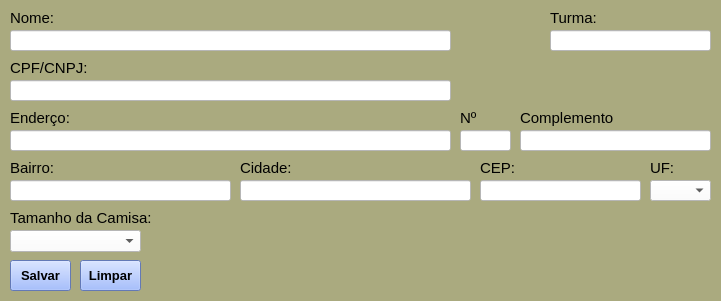
<?xml version="1.0" encoding="UTF-8"?>
<ui version="4.0">
 <class>editwindow</class>
 <widget class="QMainWindow" name="editwindow">
  <property name="geometry">
   <rect>
    <x>0</x>
    <y>0</y>
    <width>721</width>
    <height>301</height>
   </rect>
  </property>
  <property name="windowTitle">
   <string>Banco de Dados Treinamento Scoper - Editar Aluno</string>
  </property>
  <property name="windowIcon">
   <iconset>
    <normaloff>logo A.png</normaloff>logo A.png</iconset>
  </property>
  <property name="styleSheet">
   <string notr="true">background-color: rgb(170, 170, 127);</string>
  </property>
  <widget class="QWidget" name="centralwidget">
   <widget class="QLineEdit" name="txbairro">
    <property name="geometry">
     <rect>
      <x>10</x>
      <y>180</y>
      <width>221</width>
      <height>21</height>
     </rect>
    </property>
    <property name="font">
     <font>
      <family>Arial</family>
     </font>
    </property>
    <property name="styleSheet">
     <string notr="true">background-color: rgb(255, 255, 255);</string>
    </property>
   </widget>
   <widget class="QLineEdit" name="txnomealuno">
    <property name="geometry">
     <rect>
      <x>10</x>
      <y>30</y>
      <width>441</width>
      <height>21</height>
     </rect>
    </property>
    <property name="font">
     <font>
      <family>Arial</family>
     </font>
    </property>
    <property name="styleSheet">
     <string notr="true">background-color: rgb(255, 255, 255);</string>
    </property>
   </widget>
   <widget class="QLabel" name="label_2">
    <property name="geometry">
     <rect>
      <x>10</x>
      <y>60</y>
      <width>121</width>
      <height>16</height>
     </rect>
    </property>
    <property name="font">
     <font>
      <family>Arial</family>
      <pointsize>11</pointsize>
     </font>
    </property>
    <property name="styleSheet">
     <string notr="true"/>
    </property>
    <property name="text">
     <string>CPF/CNPJ:</string>
    </property>
   </widget>
   <widget class="QLineEdit" name="txcep_2">
    <property name="geometry">
     <rect>
      <x>550</x>
      <y>30</y>
      <width>161</width>
      <height>21</height>
     </rect>
    </property>
    <property name="font">
     <font>
      <family>Arial</family>
     </font>
    </property>
    <property name="styleSheet">
     <string notr="true">background-color: rgb(255, 255, 255);</string>
    </property>
   </widget>
   <widget class="QLabel" name="label">
    <property name="geometry">
     <rect>
      <x>10</x>
      <y>10</y>
      <width>121</width>
      <height>16</height>
     </rect>
    </property>
    <property name="font">
     <font>
      <family>Arial</family>
      <pointsize>11</pointsize>
     </font>
    </property>
    <property name="styleSheet">
     <string notr="true"/>
    </property>
    <property name="text">
     <string>Nome:</string>
    </property>
   </widget>
   <widget class="QLabel" name="label_13">
    <property name="geometry">
     <rect>
      <x>550</x>
      <y>10</y>
      <width>121</width>
      <height>16</height>
     </rect>
    </property>
    <property name="font">
     <font>
      <family>Arial</family>
      <pointsize>11</pointsize>
     </font>
    </property>
    <property name="styleSheet">
     <string notr="true"/>
    </property>
    <property name="text">
     <string>Turma:</string>
    </property>
   </widget>
   <widget class="QLabel" name="label_5">
    <property name="geometry">
     <rect>
      <x>520</x>
      <y>110</y>
      <width>121</width>
      <height>16</height>
     </rect>
    </property>
    <property name="font">
     <font>
      <family>Arial</family>
      <pointsize>11</pointsize>
     </font>
    </property>
    <property name="styleSheet">
     <string notr="true"/>
    </property>
    <property name="text">
     <string>Complemento</string>
    </property>
   </widget>
   <widget class="QLineEdit" name="txcomplemento">
    <property name="geometry">
     <rect>
      <x>520</x>
      <y>130</y>
      <width>191</width>
      <height>21</height>
     </rect>
    </property>
    <property name="font">
     <font>
      <family>Arial</family>
     </font>
    </property>
    <property name="styleSheet">
     <string notr="true">background-color: rgb(255, 255, 255);</string>
    </property>
   </widget>
   <widget class="QLineEdit" name="txcidade">
    <property name="geometry">
     <rect>
      <x>240</x>
      <y>180</y>
      <width>231</width>
      <height>21</height>
     </rect>
    </property>
    <property name="font">
     <font>
      <family>Arial</family>
     </font>
    </property>
    <property name="styleSheet">
     <string notr="true">background-color: rgb(255, 255, 255);</string>
    </property>
   </widget>
   <widget class="QLabel" name="label_7">
    <property name="geometry">
     <rect>
      <x>650</x>
      <y>160</y>
      <width>121</width>
      <height>16</height>
     </rect>
    </property>
    <property name="font">
     <font>
      <family>Arial</family>
      <pointsize>11</pointsize>
     </font>
    </property>
    <property name="styleSheet">
     <string notr="true"/>
    </property>
    <property name="text">
     <string>UF:</string>
    </property>
   </widget>
   <widget class="QComboBox" name="comboBoxC">
    <property name="geometry">
     <rect>
      <x>10</x>
      <y>230</y>
      <width>131</width>
      <height>22</height>
     </rect>
    </property>
    <property name="font">
     <font>
      <family>Arial</family>
     </font>
    </property>
    <property name="styleSheet">
     <string notr="true">background-color: rgb(255, 255, 255);</string>
    </property>
    <item>
     <property name="text">
      <string/>
     </property>
    </item>
    <item>
     <property name="text">
      <string>PP</string>
     </property>
    </item>
    <item>
     <property name="text">
      <string>P</string>
     </property>
    </item>
    <item>
     <property name="text">
      <string>M</string>
     </property>
    </item>
    <item>
     <property name="text">
      <string>G</string>
     </property>
    </item>
    <item>
     <property name="text">
      <string>GG</string>
     </property>
    </item>
    <item>
     <property name="text">
      <string>XG</string>
     </property>
    </item>
    <item>
     <property name="text">
      <string>XGG</string>
     </property>
    </item>
   </widget>
   <widget class="QLineEdit" name="txCPF_CNPJ">
    <property name="geometry">
     <rect>
      <x>10</x>
      <y>80</y>
      <width>441</width>
      <height>21</height>
     </rect>
    </property>
    <property name="font">
     <font>
      <family>Arial</family>
     </font>
    </property>
    <property name="styleSheet">
     <string notr="true">background-color: rgb(255, 255, 255);</string>
    </property>
   </widget>
   <widget class="QLineEdit" name="txnumero">
    <property name="geometry">
     <rect>
      <x>460</x>
      <y>130</y>
      <width>51</width>
      <height>21</height>
     </rect>
    </property>
    <property name="font">
     <font>
      <family>Arial</family>
     </font>
    </property>
    <property name="styleSheet">
     <string notr="true">background-color: rgb(255, 255, 255);</string>
    </property>
   </widget>
   <widget class="QLabel" name="label_9">
    <property name="geometry">
     <rect>
      <x>240</x>
      <y>160</y>
      <width>121</width>
      <height>16</height>
     </rect>
    </property>
    <property name="font">
     <font>
      <family>Arial</family>
      <pointsize>11</pointsize>
     </font>
    </property>
    <property name="styleSheet">
     <string notr="true"/>
    </property>
    <property name="text">
     <string>Cidade:</string>
    </property>
   </widget>
   <widget class="QLabel" name="label_8">
    <property name="geometry">
     <rect>
      <x>10</x>
      <y>210</y>
      <width>161</width>
      <height>16</height>
     </rect>
    </property>
    <property name="font">
     <font>
      <family>Arial</family>
      <pointsize>11</pointsize>
     </font>
    </property>
    <property name="styleSheet">
     <string notr="true"/>
    </property>
    <property name="text">
     <string>Tamanho da Camisa:</string>
    </property>
   </widget>
   <widget class="QComboBox" name="comboBoxUF">
    <property name="geometry">
     <rect>
      <x>650</x>
      <y>180</y>
      <width>61</width>
      <height>21</height>
     </rect>
    </property>
    <property name="font">
     <font>
      <family>Arial</family>
     </font>
    </property>
    <property name="styleSheet">
     <string notr="true">background-color: rgb(255, 255, 255);
selection-color: rgb(228, 240, 255);</string>
    </property>
    <item>
     <property name="text">
      <string/>
     </property>
    </item>
    <item>
     <property name="text">
      <string>AC</string>
     </property>
    </item>
    <item>
     <property name="text">
      <string>AL</string>
     </property>
    </item>
    <item>
     <property name="text">
      <string>AP</string>
     </property>
    </item>
    <item>
     <property name="text">
      <string>AM</string>
     </property>
    </item>
    <item>
     <property name="text">
      <string>BA</string>
     </property>
    </item>
    <item>
     <property name="text">
      <string>CE</string>
     </property>
    </item>
    <item>
     <property name="text">
      <string>DF</string>
     </property>
    </item>
    <item>
     <property name="text">
      <string>ES</string>
     </property>
    </item>
    <item>
     <property name="text">
      <string>GO</string>
     </property>
    </item>
    <item>
     <property name="text">
      <string>MA</string>
     </property>
    </item>
    <item>
     <property name="text">
      <string>MT</string>
     </property>
    </item>
    <item>
     <property name="text">
      <string>MS</string>
     </property>
    </item>
    <item>
     <property name="text">
      <string>MG</string>
     </property>
    </item>
    <item>
     <property name="text">
      <string>PA</string>
     </property>
    </item>
    <item>
     <property name="text">
      <string>PB</string>
     </property>
    </item>
    <item>
     <property name="text">
      <string>PR</string>
     </property>
    </item>
    <item>
     <property name="text">
      <string>PE</string>
     </property>
    </item>
    <item>
     <property name="text">
      <string>PI</string>
     </property>
    </item>
    <item>
     <property name="text">
      <string>RJ</string>
     </property>
    </item>
    <item>
     <property name="text">
      <string>RN</string>
     </property>
    </item>
    <item>
     <property name="text">
      <string>RS</string>
     </property>
    </item>
    <item>
     <property name="text">
      <string>RO</string>
     </property>
    </item>
    <item>
     <property name="text">
      <string>RR</string>
     </property>
    </item>
    <item>
     <property name="text">
      <string>SC</string>
     </property>
    </item>
    <item>
     <property name="text">
      <string>SP</string>
     </property>
    </item>
    <item>
     <property name="text">
      <string>SE</string>
     </property>
    </item>
    <item>
     <property name="text">
      <string>TO</string>
     </property>
    </item>
   </widget>
   <widget class="QLineEdit" name="txendereco">
    <property name="geometry">
     <rect>
      <x>10</x>
      <y>130</y>
      <width>441</width>
      <height>21</height>
     </rect>
    </property>
    <property name="font">
     <font>
      <family>Arial</family>
     </font>
    </property>
    <property name="styleSheet">
     <string notr="true">background-color: rgb(255, 255, 255);</string>
    </property>
   </widget>
   <widget class="QLineEdit" name="txcep">
    <property name="geometry">
     <rect>
      <x>480</x>
      <y>180</y>
      <width>161</width>
      <height>21</height>
     </rect>
    </property>
    <property name="font">
     <font>
      <family>Arial</family>
     </font>
    </property>
    <property name="styleSheet">
     <string notr="true">background-color: rgb(255, 255, 255);</string>
    </property>
   </widget>
   <widget class="QLabel" name="label_4">
    <property name="geometry">
     <rect>
      <x>460</x>
      <y>110</y>
      <width>51</width>
      <height>16</height>
     </rect>
    </property>
    <property name="font">
     <font>
      <family>Arial</family>
      <pointsize>11</pointsize>
     </font>
    </property>
    <property name="styleSheet">
     <string notr="true"/>
    </property>
    <property name="text">
     <string>Nº</string>
    </property>
   </widget>
   <widget class="QLabel" name="label_10">
    <property name="geometry">
     <rect>
      <x>480</x>
      <y>160</y>
      <width>121</width>
      <height>16</height>
     </rect>
    </property>
    <property name="font">
     <font>
      <family>Arial</family>
      <pointsize>11</pointsize>
     </font>
    </property>
    <property name="styleSheet">
     <string notr="true"/>
    </property>
    <property name="text">
     <string>CEP:</string>
    </property>
   </widget>
   <widget class="QLabel" name="label_3">
    <property name="geometry">
     <rect>
      <x>10</x>
      <y>110</y>
      <width>121</width>
      <height>16</height>
     </rect>
    </property>
    <property name="font">
     <font>
      <family>Arial</family>
      <pointsize>11</pointsize>
     </font>
    </property>
    <property name="styleSheet">
     <string notr="true"/>
    </property>
    <property name="text">
     <string>Enderço:</string>
    </property>
   </widget>
   <widget class="QLabel" name="label_6">
    <property name="geometry">
     <rect>
      <x>10</x>
      <y>160</y>
      <width>121</width>
      <height>16</height>
     </rect>
    </property>
    <property name="font">
     <font>
      <family>Arial</family>
      <pointsize>11</pointsize>
     </font>
    </property>
    <property name="styleSheet">
     <string notr="true"/>
    </property>
    <property name="text">
     <string>Bairro:</string>
    </property>
   </widget>
   <widget class="QPushButton" name="limpar01">
    <property name="geometry">
     <rect>
      <x>80</x>
      <y>260</y>
      <width>61</width>
      <height>31</height>
     </rect>
    </property>
    <property name="font">
     <font>
      <family>Arial</family>
      <pointsize>10</pointsize>
      <weight>75</weight>
      <bold>true</bold>
     </font>
    </property>
    <property name="styleSheet">
     <string notr="true">background-color: rgb(139, 170, 255);</string>
    </property>
    <property name="text">
     <string>Limpar</string>
    </property>
    <property name="checkable">
     <bool>false</bool>
    </property>
   </widget>
   <widget class="QPushButton" name="salvar01">
    <property name="geometry">
     <rect>
      <x>10</x>
      <y>260</y>
      <width>61</width>
      <height>31</height>
     </rect>
    </property>
    <property name="font">
     <font>
      <family>Arial</family>
      <pointsize>10</pointsize>
      <weight>75</weight>
      <bold>true</bold>
     </font>
    </property>
    <property name="styleSheet">
     <string notr="true">background-color: rgb(139, 170, 255);</string>
    </property>
    <property name="text">
     <string>Salvar</string>
    </property>
    <property name="checkable">
     <bool>false</bool>
    </property>
   </widget>
  </widget>
 </widget>
 <resources/>
 <connections/>
</ui>
